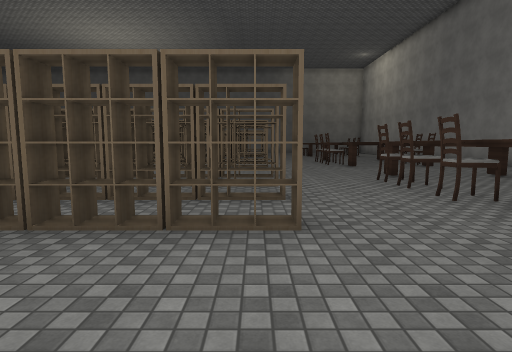
View 1 (above)

22 first-person views from a walk through a scene from a Unity 3-D project. The camera is 1.5 m above the floor, tilts 6° down and sees 80° across. The floor is counted in squares, 2 m on a side. Each view is taken from the middle of a square. On the plan, view 1 faces up. The plan holds only what a view shows up to about 10 squares ahead; the rest is blank. The place goes on beyond the plan. Some surface patterns are stand-ins.

View 2
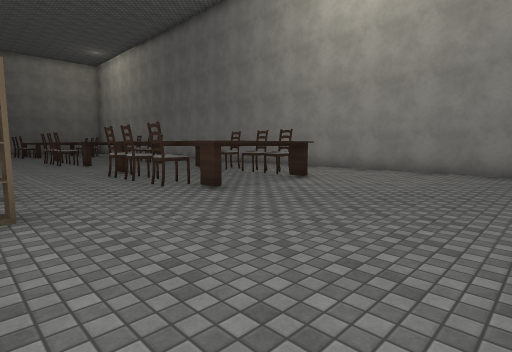

View 3
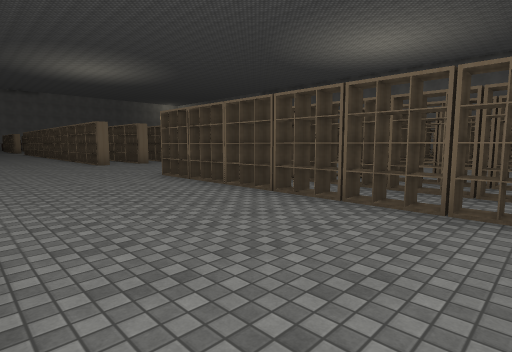

View 4
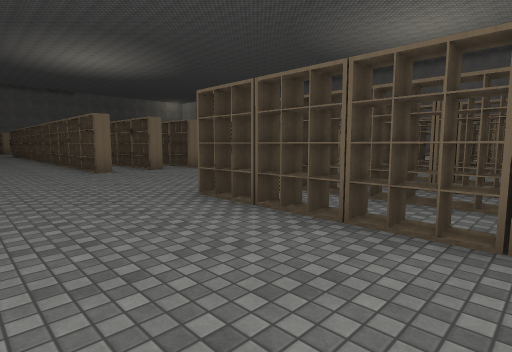

View 5
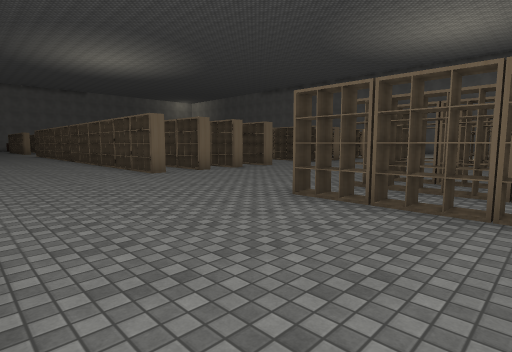

View 6
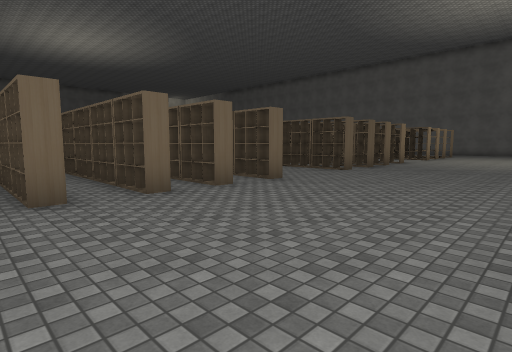

View 7
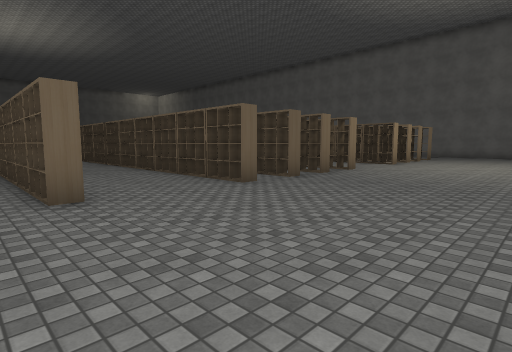

View 8
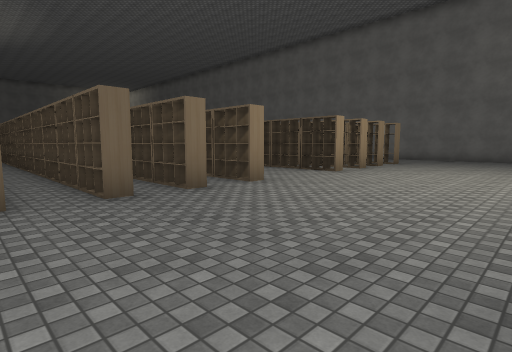

View 9
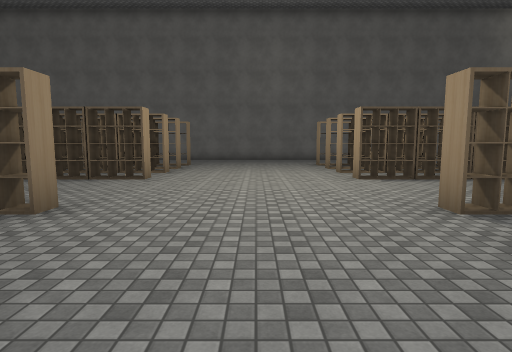

View 10
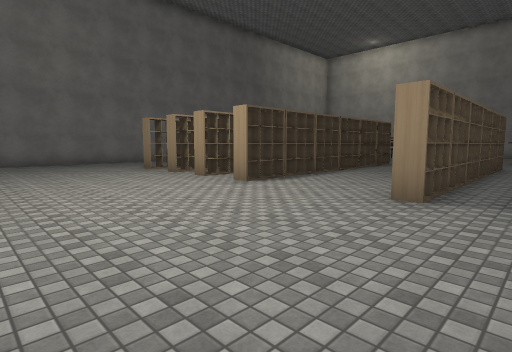

View 11
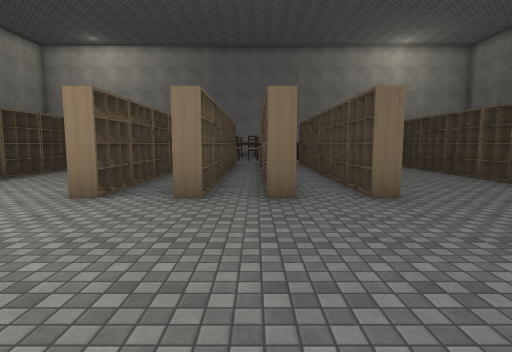

View 12
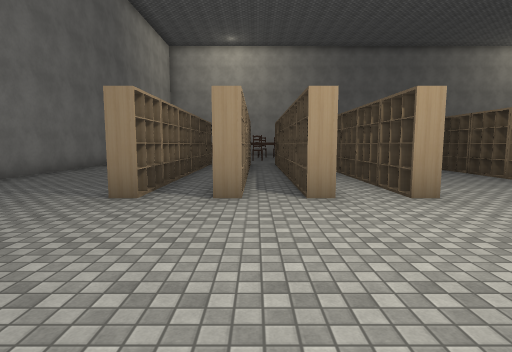

View 13
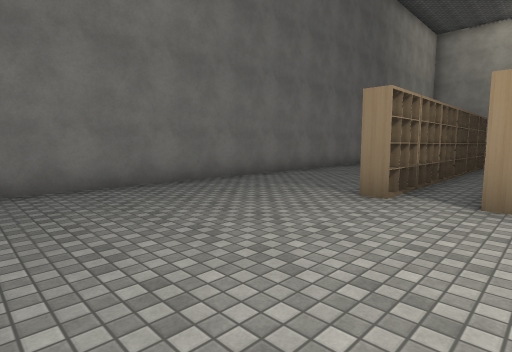

View 14
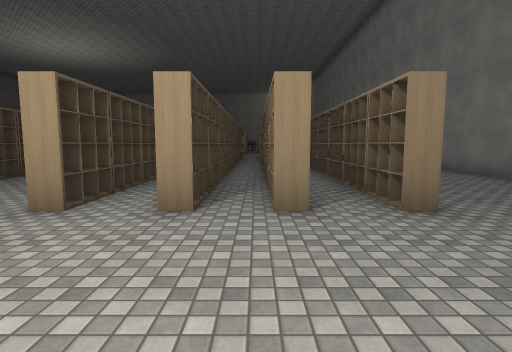

View 15
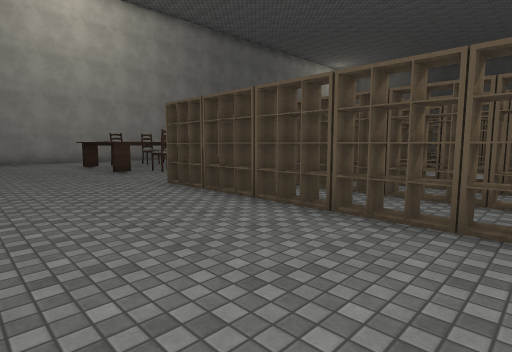

View 16
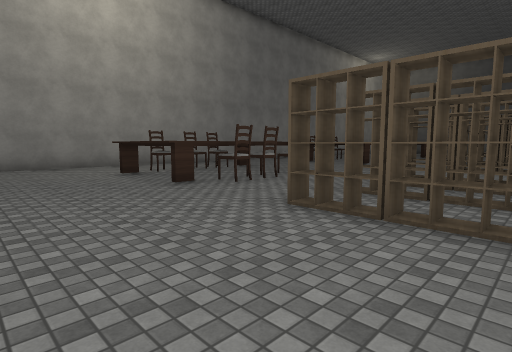

View 17
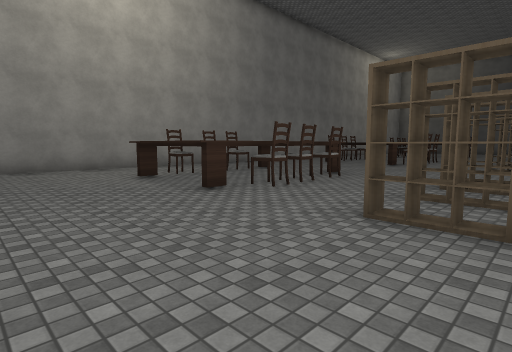

View 18
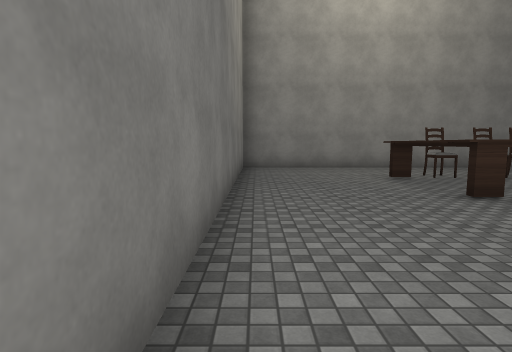

View 19
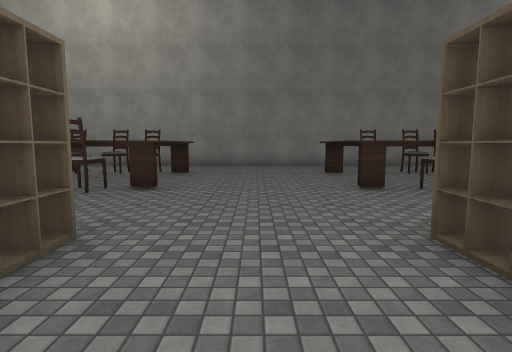

View 20
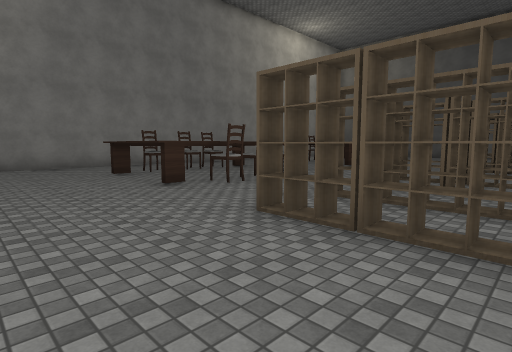

View 21
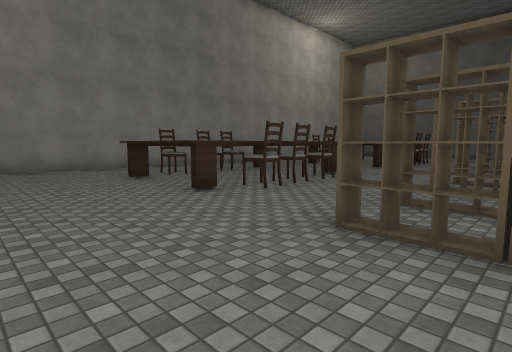

View 22
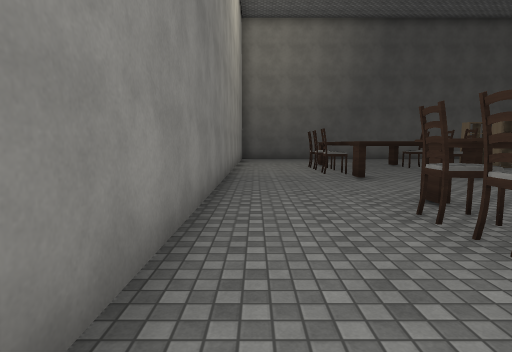

### Floor plan
Points are (right, up) in squares from view 1. A wall is a line through its corners. A room is listed if a view was taken in it or the views show most of it. See-through windows are left out.
Room 1 (views 1, 2, 3, 4, 5, 6, 7, 8, 9, 10, 11, 12, 13, 14, 15, 16, 17, 18, 19, 20, 21, 22)
walls: (3.1, 13.5) (3.1, 14.4) (5.9, 14.4); (3.1, 14.2) (5.9, 14.2); (4.2, 9.9) (3.1, 9.9) (3.1, 10.6); (3.1, 6.4) (3.1, 7.4) (3.6, 7.4); (4.4, 7.4) (5.8, 7.4) (5.8, 6.9); (5.8, 10.4) (5.8, 9.8); (5.9, 17.7) (3.1, 17.7) (3.1, 18.6); (3.1, 21.5) (3.1, 22) (5.9, 22); (5.8, 3.1) (3.1, 3.1) (3.1, 3.5); (-14.4, 25.4) (-16.5, 25.4); (8.7, -0.2) (8.7, 25.5); (8.2, 25.4) (-10.6, 25.4)
objects: other object (-16, 10); other object (-16, 12); other object (-16, 22); rack (-15, 4); rack (-15, 7); rack (-15, 10); rack (-15, 12); rack (-15, 14) to (-15, 15); rack (-15, 19); rack (-15, 20) to (-15, 21); rack (-15, 22); rack (-14, 3); rack (-14, 4); rack (-14, 7); rack (-14, 10); rack (-14, 12); rack (-14, 14) to (-13, 14); rack (-14, 18); rack (-14, 19); rack (-14, 20) to (-13, 20); rack (-14, 22); rack (-13, 3); rack (-13, 4); rack (-13, 6); rack (-13, 7); rack (-13, 10); rack (-13, 12); rack (-13, 13); rack (-13, 18); rack (-13, 19); rack (-13, 22); rack (-12, 3); rack (-12, 4); rack (-12, 6); rack (-12, 7); rack (-12, 10); rack (-12, 12); rack (-12, 13); rack (-12, 14); rack (-12, 18); rack (-12, 19); rack (-12, 20); rack (-12, 22); rack (-6, 3); rack (-6, 4); rack (-6, 6); rack (-6, 7); rack (-6, 10); rack (-6, 12); rack (-6, 13); rack (-6, 14); rack (-6, 18); rack (-6, 19); rack (-6, 20); rack (-6, 22); rack (-5, 3); rack (-5, 4); rack (-5, 6); rack (-5, 7); rack (-5, 10); rack (-5, 12); rack (-5, 13); rack (-5, 14); rack (-5, 18); rack (-5, 19); rack (-5, 20); rack (-5, 22); rack (-4, 3) to (-3, 3); rack (-4, 4) to (-3, 4); rack (-4, 6) to (-3, 6); rack (-4, 7) to (-3, 7); rack (-4, 10) to (-3, 10); other object (-4, 12) to (-3, 12); rack (-4, 13) to (-3, 13); rack (-4, 14) to (-3, 14); rack (-4, 18) to (-3, 18); rack (-4, 19) to (-3, 19); rack (-4, 20) to (-3, 20); rack (-4, 22) to (-3, 22); rack (-2, 3); rack (-2, 4); rack (-2, 6); rack (-2, 7); rack (-2, 10); rack (-2, 13); rack (-2, 14); rack (-2, 18); rack (-2, 19); rack (-2, 20); rack (-2, 22); rack (-1, 3); rack (-1, 4); rack (-1, 6); rack (-1, 7); rack (-1, 10); rack (-1, 12); rack (-1, 13); rack (-1, 14); rack (-1, 18); rack (-1, 19); rack (-1, 20); rack (-1, 22); rack (0, 3); rack (0, 4); rack (0, 6); rack (0, 7); rack (0, 10); rack (0, 12); rack (0, 13); rack (0, 14); rack (0, 18); rack (0, 19); rack (0, 20); rack (0, 22); other object (3, 4); chair (3, 5); other object (3, 6); chair (3, 11); chair (3, 12); chair (3, 13); other object (3, 19); chair (3, 20); other object (3, 21); other object (6, 4); chair (6, 5); other object (6, 6); other object (6, 11); chair (6, 12); other object (6, 13); chair (6, 19); other object (6, 21)

Positions as (right, up) in squares from view 1, and headings:
1: (0, 0), facing up
2: (0, -1), facing up-right
3: (0, -1), facing up-left
4: (-3, 0), facing up-left
5: (-4, -1), facing up-left
6: (-7, 2), facing up-left
7: (-7, 6), facing up-left
8: (-7, 10), facing up-left
9: (-9, 11), facing up
10: (-11, 13), facing up-right
11: (-11, 12), facing right
12: (-11, 20), facing right
13: (-11, 20), facing up-right
14: (-8, 20), facing left
15: (-5, 25), facing down-right
16: (-2, 25), facing down-right
17: (-1, 25), facing down-right
18: (-1, 25), facing right
19: (-2, 16), facing right
20: (-2, 17), facing down-right
21: (-1, 17), facing down-right
22: (8, 14), facing down
